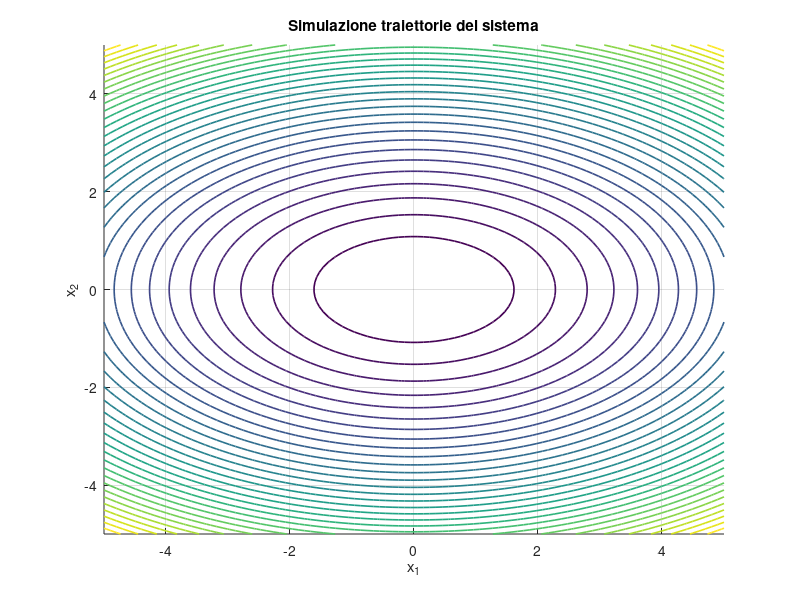

Write MATLAB code to recreate this figure. (Note: this script raises an error after producing the figure.)
%Parametri del sistema
M  = 20;
k1 = 9;
B1 = 50;

f = @(t,x) [
    x(2);
    -(k1*x(1) + B1*x(2))/M
];

%Lyapunov energetica
V = @(x1,x2) 0.5*M*x2.^2 + 0.5*k1*x1.^2;

%definizione della dinamica
f1 = @(x1,x2) x2;
f2 = @(x1,x2) -(k1*x1  + B1*x2)/M;

%derivata nel tempmo
Vdot = @(x1,x2) ...
    (k1*x1).*f1(x1,x2) + M*x2.*f2(x1,x2);

x1max = 5;
x1min = -5;
x2max = 5;  
x2min = -5;

[x1g,x2g] = meshgrid(linspace(x1min,x1max,100), ...
                     linspace(x2min,x2max,100));

Vgrid = V(x1g,x2g);
Vdotgrid = Vdot(x1g,x2g);

figure; hold on; grid on;
contour(x1g,x2g,Vgrid,30,'LineWidth',1.2);
xlabel('x_1'); ylabel('x_2');

xlabel('x_1'); ylabel('x_2');
title('Simulazione traiettorie del sistema');
grid on

%Ginput scelta del punto iniziale
[x10, x20] = ginput(1);
x0 = [x10; x20];

plot(x10,x20,'go','MarkerSize',8,'LineWidth',2);

%Integrazione del sistema

tspan = [0 20];
[t,x] = ode45(f, tspan, x0);

plot(x(:,1), x(:,2), 'g', 'LineWidth', 1.5);
while true
    [x10, x20, button] = ginput(1);
    if isempty(button)
        break
    end
    x0 = [x10; x20];
    plot(x10,x20,'go','MarkerSize',8,'LineWidth',2);
    [t,x] = ode45(f, tspan, x0);
    plot(x(:,1), x(:,2), 'g', 'LineWidth', 1.5);
end
